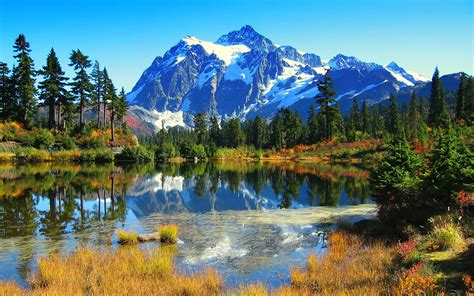
#> input picture tb/photo.jpg, 474 x 296 px
$ python jpeg_to_hex.py
#> lines starting #> are read from the running program, lines starting #| are printed output that depends on the picture
from PIL import Image

img = Image.open("photo.jpg").convert("L")
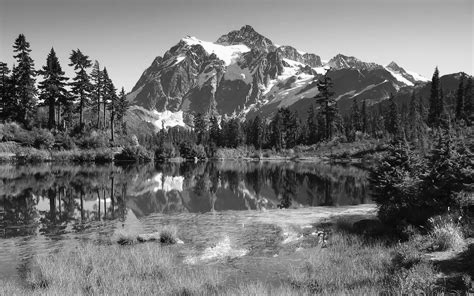
#> img: PIL image 474x296 L; min 1, max 255, mean 111.9
img.save("input.png")

with open("input.hex", "w") as f:
    for p in img.getdata():
        f.write(f"{p:02x}\n")
#> this loop made 140304 passes
#> p on passes 1 to 3: 128, 128, 127
